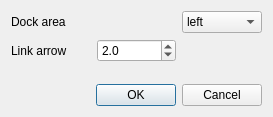
<?xml version="1.0" encoding="UTF-8"?>
<ui version="4.0">
 <class>Settings</class>
 <widget class="QDialog" name="Settings">
  <property name="geometry">
   <rect>
    <x>0</x>
    <y>0</y>
    <width>273</width>
    <height>117</height>
   </rect>
  </property>
  <property name="windowTitle">
   <string>Linkit It :: settings</string>
  </property>
  <layout class="QGridLayout" name="gridLayout">
   <item row="0" column="0">
    <widget class="QLabel" name="label_4">
     <property name="text">
      <string>Dock area</string>
     </property>
    </widget>
   </item>
   <item row="0" column="2">
    <widget class="QComboBox" name="dockArea">
     <item>
      <property name="text">
       <string>left</string>
      </property>
     </item>
     <item>
      <property name="text">
       <string>right</string>
      </property>
     </item>
    </widget>
   </item>
   <item row="3" column="0" colspan="3">
    <widget class="QDialogButtonBox" name="buttonBox">
     <property name="orientation">
      <enum>Qt::Horizontal</enum>
     </property>
     <property name="standardButtons">
      <set>QDialogButtonBox::Cancel|QDialogButtonBox::Ok</set>
     </property>
    </widget>
   </item>
   <item row="2" column="0">
    <spacer name="verticalSpacer">
     <property name="orientation">
      <enum>Qt::Vertical</enum>
     </property>
     <property name="sizeHint" stdset="0">
      <size>
       <width>20</width>
       <height>40</height>
      </size>
     </property>
    </spacer>
   </item>
   <item row="1" column="0">
    <widget class="QLabel" name="label_2">
     <property name="text">
      <string>Link arrow</string>
     </property>
     <property name="wordWrap">
      <bool>true</bool>
     </property>
    </widget>
   </item>
   <item row="1" column="2">
    <widget class="QLabel" name="rubberColor">
     <property name="text">
      <string/>
     </property>
    </widget>
   </item>
   <item row="1" column="1">
    <widget class="QDoubleSpinBox" name="rubberWidth">
     <property name="toolTip">
      <string extracomment="Width of the selected distance circles used for triangulation."/>
     </property>
     <property name="decimals">
      <number>1</number>
     </property>
     <property name="singleStep">
      <double>1.000000000000000</double>
     </property>
     <property name="value">
      <double>2.000000000000000</double>
     </property>
    </widget>
   </item>
  </layout>
 </widget>
 <resources/>
 <connections>
  <connection>
   <sender>buttonBox</sender>
   <signal>accepted()</signal>
   <receiver>Settings</receiver>
   <slot>accept()</slot>
   <hints>
    <hint type="sourcelabel">
     <x>236</x>
     <y>241</y>
    </hint>
    <hint type="destinationlabel">
     <x>157</x>
     <y>166</y>
    </hint>
   </hints>
  </connection>
  <connection>
   <sender>buttonBox</sender>
   <signal>rejected()</signal>
   <receiver>Settings</receiver>
   <slot>reject()</slot>
   <hints>
    <hint type="sourcelabel">
     <x>257</x>
     <y>241</y>
    </hint>
    <hint type="destinationlabel">
     <x>257</x>
     <y>166</y>
    </hint>
   </hints>
  </connection>
 </connections>
</ui>
